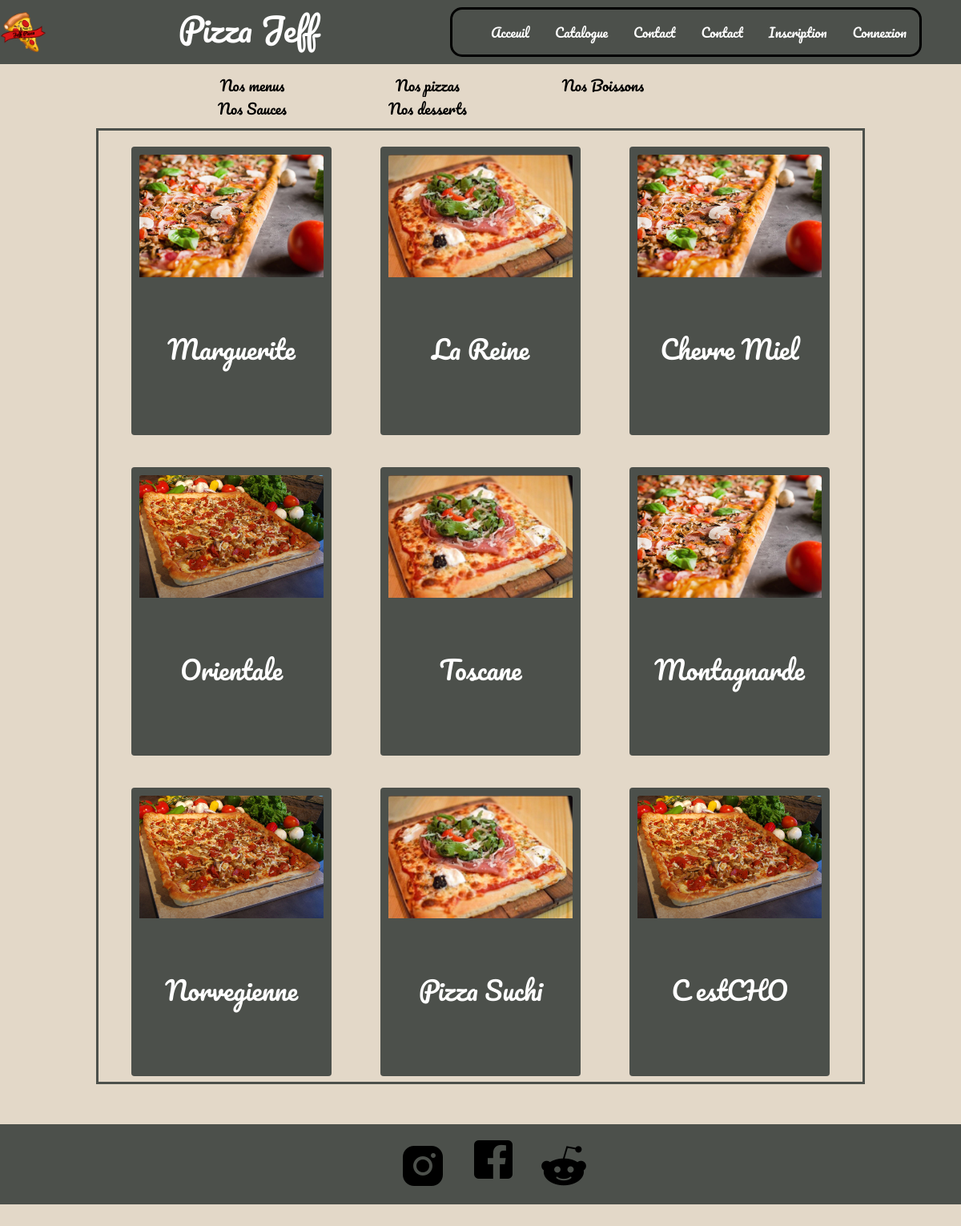
The page /Code/controler/controler_show_all_produit.php on the database its author committed.
### tables this page shows
create table Produits(
	id_prod int auto_increment not null primary key,
    nom_prod varchar(50),
    ingredient_prod varchar(50) null,
    prix_prod decimal(15.2),
    cat_prod varchar(50) null,
    image_prod varchar(100) null,
    id_pate int null,
    id_taille int null
);

### Code/model/model_produit.php (called while the page is built, shortened)
<?php
    class Produit{
        private $cat_prod;
        public function __construct($id, $nom, $ingredient, $prix, $cat)
        {
            $this -> cat_prod = $cat;
        }
        public function getCatProd():string{
            return $this -> cat_prod;
        }
        public function showProduitByCat($bdd):array{
            try{
                $req = $bdd->prepare('SELECT * FROM (produits) WHERE (cat_prod = :cat)');
                $req->execute(array(
                    ':cat' => $this -> getCatProd(),
                ));
                $data = $req -> fetchAll(PDO::FETCH_OBJ);
                return $data;
            }
            catch(Exception $e){
                die('Erreur '.$e->getMessage());
        }
    }
}
?>

### Code/controler/controler_pizza.php (the view, shortened to what this page needs)
<?php
    $pizza = new Produit(null, null, null, null, "Pizza");
    $pizzas = $pizza->showProduitByCat($bdd);
    echo '<div class=\'container-card\'>';
    foreach($pizzas as $value){
        $card = '<div class=\'card\' id=\'card'.$value->id_prod.'\'style=max-width: 12rem;\'><img src=\''.$value->image_prod.'\' class=\'card-img-top\' alt=\'...\'><div class=\'card-body\'><h5 class=\'card-title\'>'.$value->nom_prod.'</h5></div></div>';
        echo $card;
    }
    echo '</div>';
?>

### Code/view/view_catalogue.php (shortened to what this page needs)
<html lang="en">
<head>
    <link rel="stylesheet" href="./asset/style/catalogue.css">
</head>
<body>
    <div class="catalogue-buttons">
        <form action="" method="POST">
        <button name="menu" class="catalogue-button">Nos menus</button>
        <button name="pizza" class="catalogue-button">Nos pizzas</button>
        <button name="boisson" class="catalogue-button">Nos Boissons</button>
        <button name="sauce" class="catalogue-button">Nos Sauces</button>
        <button name="dessert" class="catalogue-button">Nos desserts</button>
        </form>
    </div>
</body>
</html>

### Code/controler/controler_show_all_produit.php (shortened to what this page needs)
<?php
    include './utils/connectBdd.php';
    include './view/view_catalogue.php';
    include './model/model_produit.php';
    if(isset($_POST['menu'])){
        include './controler/controler_menu.php';
    }elseif(isset($_POST['pizza'])){
        include './controler/controler_pizza.php';
    }elseif(isset($_POST['boisson'])){
        include './controler/controler_boisson.php';
    }elseif(isset($_POST['sauce'])){
        include './controler/controler_sauce.php';
    }elseif(isset($_POST['dessert'])){
        include './controler/controler_dessert.php';
    }else{
        include './controler/controler_pizza.php';
    }
    include './view/view_footer.php';
?>

### Code/view/view_footer.php
<footer>
    <ul><a href="https://www.instagram.com/?hl=fr"><img src="./asset/image/instagrame2.png"></a> </ul>
    <ul><a href="https://fr-fr.facebook.com/"><img src="./asset/image/facebook.png"></a> </ul>
    <ul><a href="https://www.reddit.com/"><img src="./asset/image/reddit2.png"></a> </ul>
</footer>
</body>
</html>

### Code/asset/style/style.css (style rules this page uses)
.navbar { background-color: #4C504B; list-style: none; border: solid 1px #4C504B; font-family: 'Pacifico', cursive; margin-bottom : 0px ; color: white; }
#logo { height: 50px; background-color: #4C504B; }
body { font-family: 'Radio Canada'; height: 100vh; background-color: #E3D8C8 ; }
.navbarperso { border: solid 3px black; border-radius: 15px; }
footer { padding-top: 20px; display: flex; justify-content: center; width: 100%; background-color: #4C504B; color: white; }

### Code/asset/style/catalogue.css (style rules this page uses)
body { background-color: #E3D8C8; }
h5 { font-family: 'Pacifico', cursive; text-align: center; vertical-align: middle; color: #FFFFFF; font-size: 2em; }
.card-body { display: flex; align-items: center; justify-content: center; }
.card-title { color: #FFFFFF; }
.card { font-family: 'Pacifico', cursive; background-color: #4C504B; width: 250px; height: 360px; margin: 20px 20px 20px 20px; padding: 10px; border: none; color:#FFFFFF; }
.container-card { display:flex; flex-wrap: wrap; justify-content: space-evenly; margin: 50px auto 50px auto; border: 3px solid #4C504B; width: 80vw; height: 70vh; overflow: scroll; }
.catalogue-buttons { float: left; margin: 12px 200px 10px; }
.catalogue-button { font-family: 'Pacifico'; font-size: large; text-decoration: #000000; border: none; margin-left: 15px; width: 200px; background-color: #E3D8C8; }

### rows shown on the page
produits: image_prod (picture), nom_prod "Marguerite"
produits: image_prod (picture), nom_prod "La Reine"
produits: $value->id_prod 12 (drawn), image_prod (picture), nom_prod "Chevre Miel"
produits: image_prod (picture), nom_prod "Orientale"
produits: image_prod (picture), nom_prod "Toscane"
produits: image_prod (picture), nom_prod "Montagnarde"
produits: image_prod (picture), nom_prod "Norvegienne"
produits: image_prod (picture), nom_prod "Pizza Suchi"
produits: image_prod (picture), nom_prod "C estCHO"
